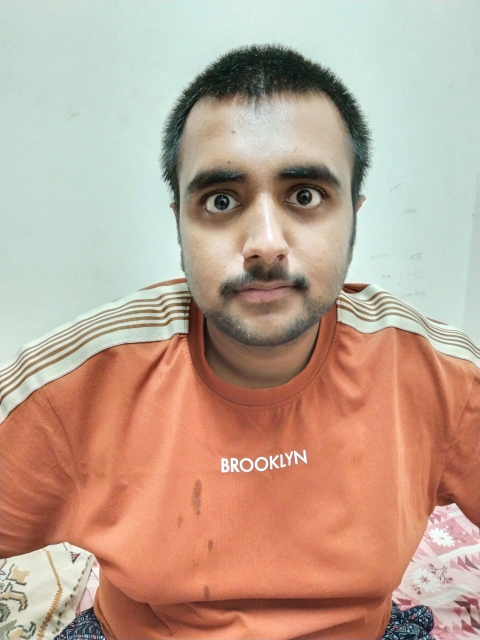
#> input picture face_data/Deepanjan/Deepanjan.jpg, 960 x 1280 px (shown at 1/2 size); its folder holds only this picture in this run
$ python load_existing_faces.py
#> lines starting #> are read from the running program, lines starting #| are printed output that depends on the picture; after the words box and inside, x2 and y2 are one past the last pixel; in counts of white or black regions, pixels touching at a corner belong together
#!/usr/bin/env python3
"""
Load existing face data from face_data directory into the Flask server
"""

import os
import cv2
import numpy as np
import base64
import json
from pathlib import Path

def load_existing_faces():
    """Load existing face images and create training data"""
    face_data_dir = Path("face_data")
    known_faces = {}

    if not face_data_dir.exists():
        print("❌ face_data directory not found")
        return {}

    print("🔄 Loading existing face data...")

    for person_dir in face_data_dir.iterdir():
        if person_dir.is_dir():
            person_name = person_dir.name
            print(f"📁 Processing {person_name}...")

            face_encodings = []
            image_count = 0

            # Process all images in the person's directory
            for image_file in person_dir.iterdir():
                if image_file.suffix.lower() in ['.jpg', '.jpeg', '.png', '.bmp']:
                    try:
                        # Load image
                        image = cv2.imread(str(image_file))
#> image is the input picture: shape (1280, 960, 3); mean B, G, R 145.4, 163.4, 190.4
                        if image is None:
                            continue

                        # Convert to grayscale for face detection
                        gray = cv2.cvtColor(image, cv2.COLOR_BGR2GRAY)
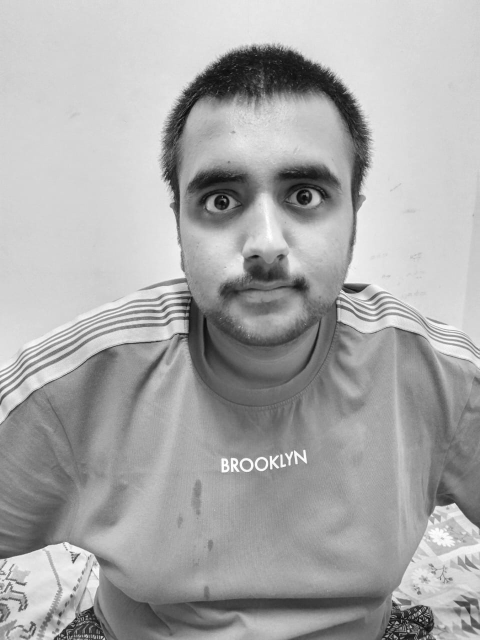
#> gray: shape (1280, 960) (shown at 1/2 size); min 2, max 255, mean 169.5

                        # Detect faces
                        face_cascade = cv2.CascadeClassifier(cv2.data.haarcascades + 'haarcascade_frontalface_default.xml')
                        faces = face_cascade.detectMultiScale(gray, 1.1, 5)
#> faces = [[258, 183, 548, 548]]

                        if len(faces) > 0:
                            # Extract face features (simplified version)
                            x, y, w, h = faces[0]
#> x = 258; y = 183; w = 548; h = 548
                            face_roi = gray[y:y+h, x:x+w]
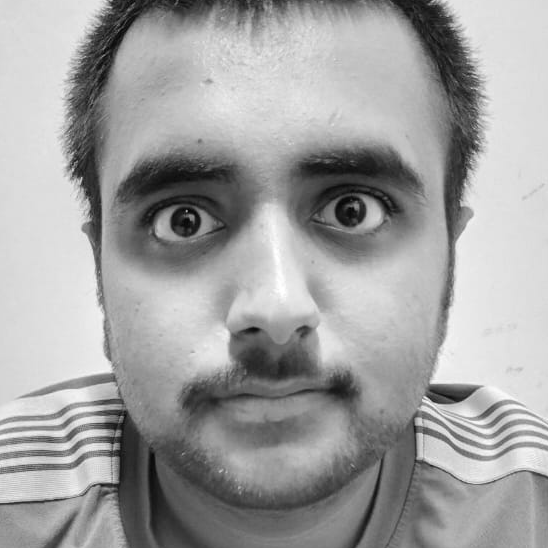
#> face_roi: shape (548, 548); min 2, max 255, mean 160.8

                            # Resize to standard size
                            face_resized = cv2.resize(face_roi, (100, 100))
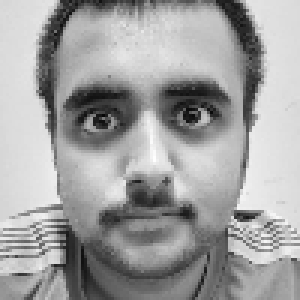
#> face_resized: shape (100, 100) (shown 3 times larger); min 6, max 254, mean 160.8

                            # Extract basic features
                            features = []

                            # Histogram features
                            hist = cv2.calcHist([face_resized], [0], None, [32], [0, 256])
#> hist = 32 values, max 1665 at index 27, min 1 at index 0, mean 312.5
                            features.extend(hist.flatten())

                            # Edge features
                            edges = cv2.Canny(face_resized, 50, 150)
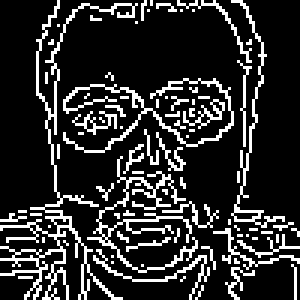
#> edges: shape (100, 100) (shown 3 times larger); 17.5% white in thin lines or dots
                            edge_hist = cv2.calcHist([edges], [0], None, [16], [0, 256])
#> edge_hist = [8248, 0, 0, 0, 0, 0, 0, 0, 0, 0, 0, 0, 0, 0, 0, 1752]
                            features.extend(edge_hist.flatten())

                            face_encodings.append(np.array(features, dtype=np.float32))
                            image_count += 1

                            print(f"  ✅ Processed {image_file.name}")
                        else:
                            print(f"  ⚠️ No face detected in {image_file.name}")

                    except Exception as e:
                        print(f"  ❌ Error processing {image_file.name}: {e}")

            if face_encodings:
                known_faces[person_name.lower().replace(' ', '_')] = {
                    "name": person_name,
                    "confidence_threshold": 0.8,
                    "face_encodings": face_encodings
                }
                print(f"  🎯 {person_name}: {len(face_encodings)} face encodings created")
#|   🎯 Deepanjan: 1 face encodings created
            else:
                print(f"  ❌ No valid faces found for {person_name}")
#> pass 2 of the loop in load_existing_faces, `for person_dir in face_data_dir.iterdir():`:
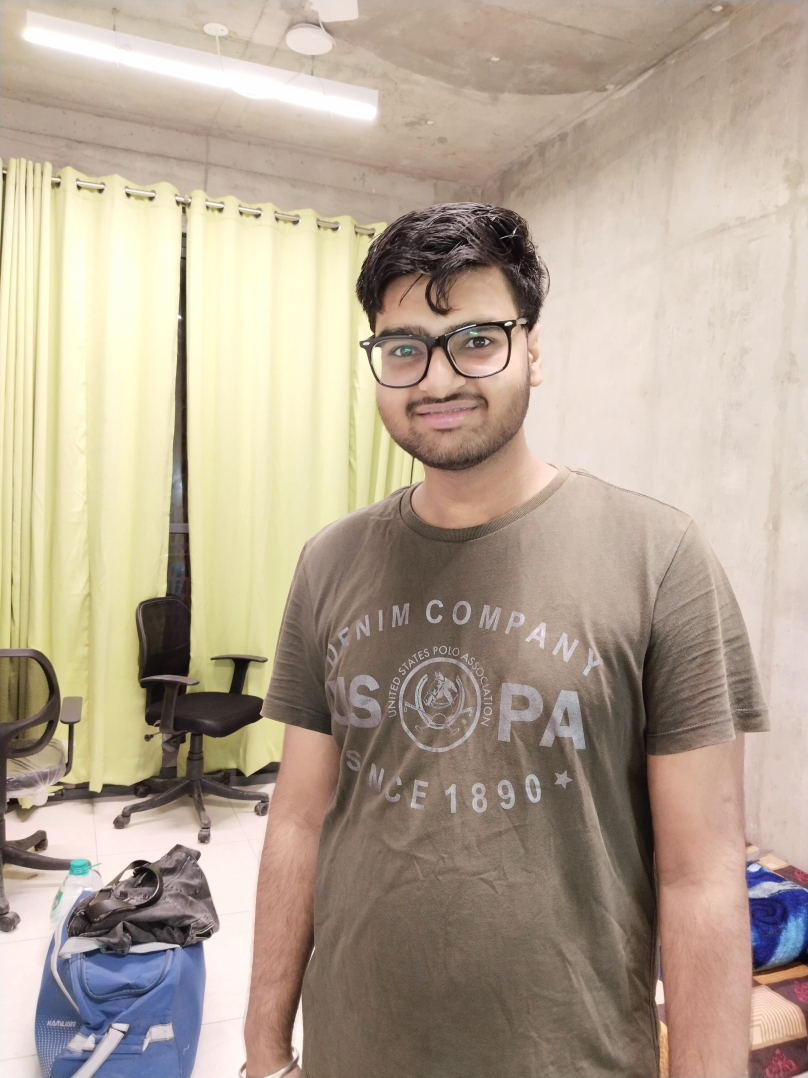
#> input picture face_data/Manshuk/IMG_20250729_000659.jpg, 1616 x 2155 px (shown at 1/2 size)
#> in load_existing_faces, image is the input picture: shape (2155, 1616, 3); mean B, G, R 147.3, 164.7, 179.7
#> gray: shape (2155, 1616)
#> faces = [[1125, 1910, 66, 66], [723, 536, 393, 393]]
#> x = 1125; y = 1910; w = 66
#> in load_existing_faces, `face_roi = gray[y:y+h, x:x+w]`:
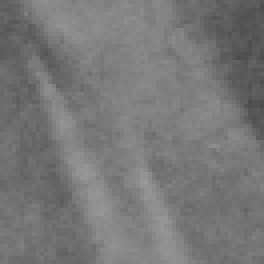
#> face_roi: shape (66, 66) (shown 4 times larger); min 76, max 154, mean 119.3
#> hist = 32 values, max 2225 at index 16, min 0 at index 0, mean 312.5
#> in load_existing_faces, `edges = cv2.Canny(face_resized, 50, 150)`:
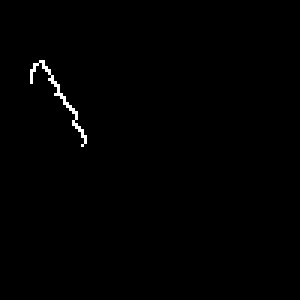
#> edges: shape (100, 100) (shown 3 times larger); 0.55% white in thin lines or dots, all inside (x1, y1, x2, y2) = (10, 20, 29, 49)
#> edge_hist = [9945, 0, 0, 0, 0, 0, 0, 0, 0, 0, 0, 0, 0, 0, 0, 55]
#> pass 3 of the loop in load_existing_faces, `for person_dir in face_data_dir.iterdir():`:
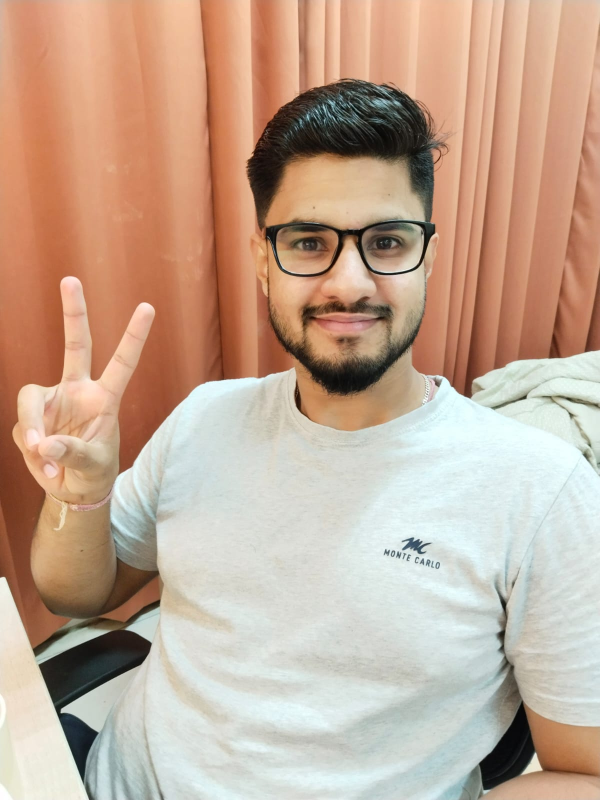
#> input picture face_data/Mehul/Mehul.jpg, 1200 x 1600 px (shown at 1/2 size)
#> in load_existing_faces, image is the input picture: shape (1600, 1200, 3); mean B, G, R 148.8, 168.5, 195.3
#> gray: shape (1600, 1200)
#> faces = [[168, 804, 71, 71], [476, 315, 448, 448]]
#> x = 168; y = 804; w = 71
#> in load_existing_faces, `face_roi = gray[y:y+h, x:x+w]`:
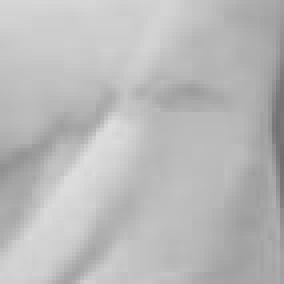
#> face_roi: shape (71, 71) (shown 4 times larger); min 110, max 223, mean 186.1
#> hist = 32 values, max 2335 at index 23, min 0 at index 0, mean 312.5
#> in load_existing_faces, `edges = cv2.Canny(face_resized, 50, 150)`:
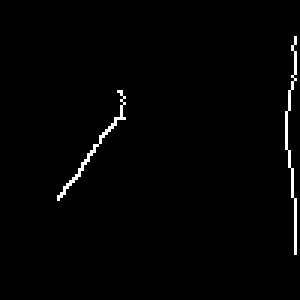
#> edges: shape (100, 100) (shown 3 times larger); 1.3% white in thin lines or dots, all inside (x1, y1, x2, y2) = (19, 12, 99, 85)
#> edge_hist = [9868, 0, 0, 0, 0, 0, 0, 0, 0, 0, 0, 0, 0, 0, 0, 132]

    return known_faces

def save_known_faces(known_faces):
    """Save known faces to a JSON file"""
    try:
        # Convert numpy arrays to lists for JSON serialization
        serializable_faces = {}
        for person_id, data in known_faces.items():
            serializable_faces[person_id] = {
                "name": data["name"],
                "confidence_threshold": data["confidence_threshold"],
                "face_encodings": [encoding.tolist() for encoding in data["face_encodings"]]
            }

        with open("known_faces.json", "w") as f:
            json.dump(serializable_faces, f, indent=2)

        print(f"💾 Saved {len(known_faces)} known faces to known_faces.json")
        return True

    except Exception as e:
        print(f"❌ Error saving known faces: {e}")
        return False

if __name__ == "__main__":
    print("🎯 Smart Building Security - Face Data Loader")
    print("=" * 50)

    # Load existing faces
    known_faces = load_existing_faces()

    if known_faces:
        # Save to JSON file
        if save_known_faces(known_faces):
            print("\n✅ Face data loading completed successfully!")
            print(f"📊 Total people loaded: {len(known_faces)}")
            for person_id, data in known_faces.items():
                print(f"  - {data['name']}: {len(data['face_encodings'])} encodings")
        else:
            print("\n❌ Failed to save face data")
    else:
        print("\n❌ No face data found or processed")

    print("\n🚀 You can now start the Flask server with pre-loaded faces!")
